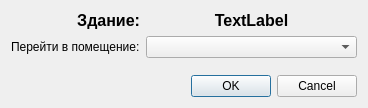
<?xml version="1.0" encoding="UTF-8"?>
<ui version="4.0">
 <class>DialogTransitToRoom</class>
 <widget class="QDialog" name="DialogTransitToRoom">
  <property name="geometry">
   <rect>
    <x>0</x>
    <y>0</y>
    <width>368</width>
    <height>108</height>
   </rect>
  </property>
  <property name="windowTitle">
   <string>переход в другое помещение</string>
  </property>
  <layout class="QGridLayout" name="gridLayout">
   <item row="1" column="0" colspan="2">
    <widget class="QLabel" name="label">
     <property name="text">
      <string>Перейти в помещение:</string>
     </property>
    </widget>
   </item>
   <item row="0" column="1">
    <widget class="QLabel" name="label_2">
     <property name="font">
      <font>
       <pointsize>12</pointsize>
       <bold>true</bold>
      </font>
     </property>
     <property name="text">
      <string>Здание:</string>
     </property>
     <property name="alignment">
      <set>Qt::AlignRight|Qt::AlignTrailing|Qt::AlignVCenter</set>
     </property>
    </widget>
   </item>
   <item row="0" column="2">
    <widget class="QLabel" name="lblNameBuilding">
     <property name="font">
      <font>
       <pointsize>12</pointsize>
       <bold>true</bold>
      </font>
     </property>
     <property name="text">
      <string>TextLabel</string>
     </property>
     <property name="alignment">
      <set>Qt::AlignCenter</set>
     </property>
    </widget>
   </item>
   <item row="1" column="2">
    <widget class="QComboBox" name="comboBox"/>
   </item>
   <item row="3" column="2">
    <widget class="QDialogButtonBox" name="buttonBox">
     <property name="orientation">
      <enum>Qt::Horizontal</enum>
     </property>
     <property name="standardButtons">
      <set>QDialogButtonBox::Cancel|QDialogButtonBox::Ok</set>
     </property>
    </widget>
   </item>
   <item row="2" column="2">
    <spacer name="verticalSpacer">
     <property name="orientation">
      <enum>Qt::Vertical</enum>
     </property>
     <property name="sizeHint" stdset="0">
      <size>
       <width>20</width>
       <height>40</height>
      </size>
     </property>
    </spacer>
   </item>
  </layout>
 </widget>
 <resources/>
 <connections>
  <connection>
   <sender>buttonBox</sender>
   <signal>accepted()</signal>
   <receiver>DialogTransitToRoom</receiver>
   <slot>accept()</slot>
   <hints>
    <hint type="sourcelabel">
     <x>248</x>
     <y>254</y>
    </hint>
    <hint type="destinationlabel">
     <x>157</x>
     <y>274</y>
    </hint>
   </hints>
  </connection>
  <connection>
   <sender>buttonBox</sender>
   <signal>rejected()</signal>
   <receiver>DialogTransitToRoom</receiver>
   <slot>reject()</slot>
   <hints>
    <hint type="sourcelabel">
     <x>316</x>
     <y>260</y>
    </hint>
    <hint type="destinationlabel">
     <x>286</x>
     <y>274</y>
    </hint>
   </hints>
  </connection>
 </connections>
</ui>
